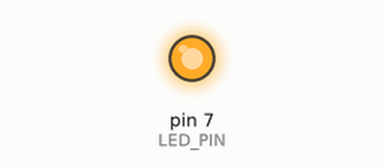
This sketch was run on a simulated Arduino Uno, built with avr-gcc and run on an emulated ATmega328P. Shown: output pins drawn as LEDs (lit = HIGH). At 2.0 s the program stops and its outputs stay as they are.

Above: at 0.5 s.
At 1.75 s:
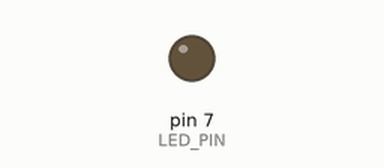
Timing chart, 0 to 3.0 s (numbered marks = the images above):
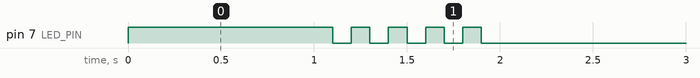

Measured:
- by itself, pin 7 (LED_PIN): repeats every 0.20 s: LOW 0.10 s, HIGH 0.10 s, until it stays LOW from 1.9 s

The sketch:

05_practice_2_.ino
```cpp
// LED 핀이 연결된 핀 번호를 7로 설정
const int LED_PIN = 7;

void setup() {
  // LED_PIN을 출력 모드로 설정
  pinMode(LED_PIN, OUTPUT);
}

void loop() {
  // 처음 1초 동안 LED 켜기
  digitalWrite(LED_PIN, HIGH);
  delay(1000);

  // 다음 1초 동안 LED가 5회 깜빡이게 하기
  for (int i = 0; i < 5; i++) {
    digitalWrite(LED_PIN, HIGH);
    delay(100);  // LED 켜짐 (0.1초)
    digitalWrite(LED_PIN, LOW);
    delay(100);  // LED 꺼짐 (0.1초)
  }

  // LED 끄기
  digitalWrite(LED_PIN, LOW);

  // 무한 루프 상태로 종료
  while (true) {
    // 빈 루프로 무한 루프 유지
  }
}
```
